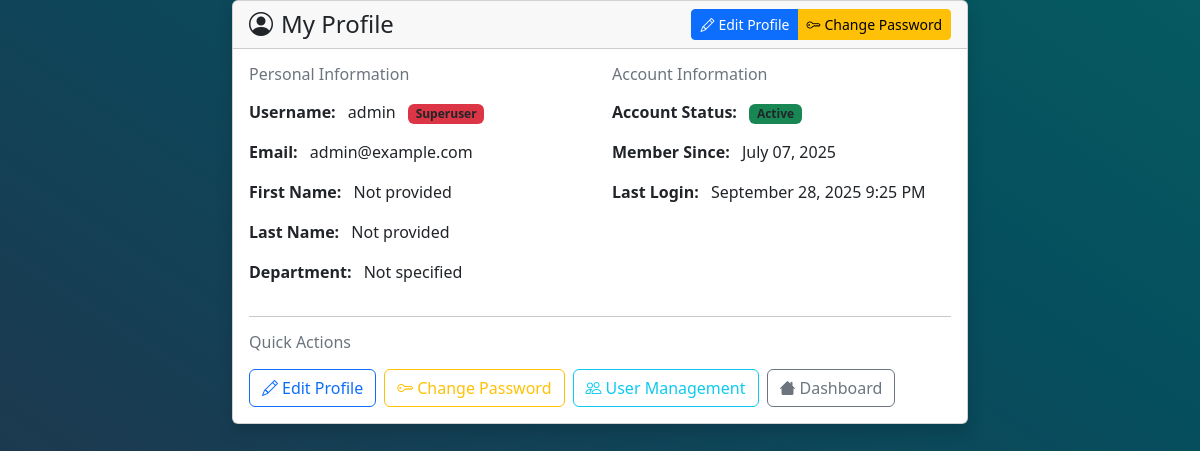
Page /user-accounts/profile/ (signed in) on the earlier database version.
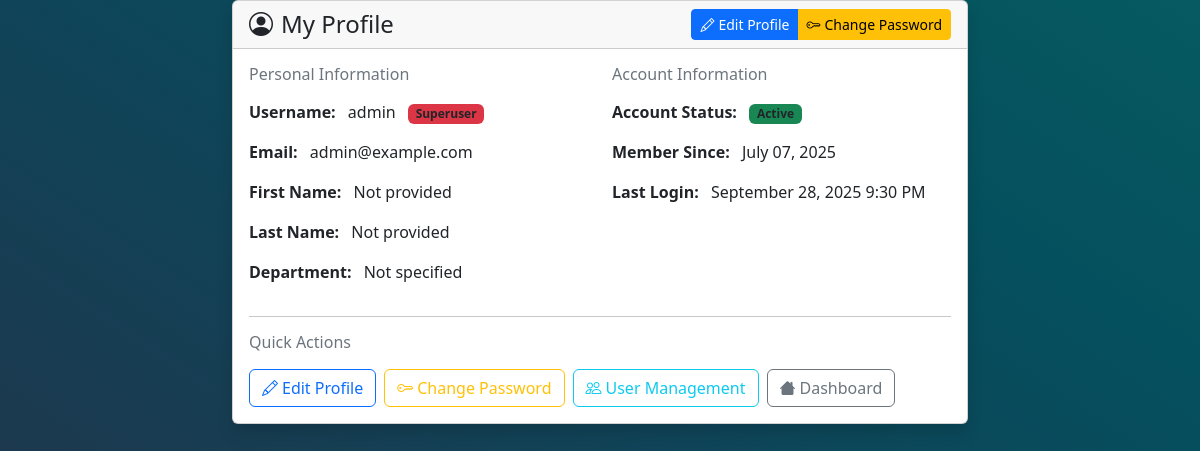
Same page on the later database version.
### accounts/models.py (models this page shows, shortened)
class User(AbstractUser):
    department = models.CharField(max_length=100, null=True, blank=True)
    groups = models.ManyToManyField(
        'auth.Group',
        related_name='custom_user_groups',
        blank=True,
        help_text='The groups this user belongs to.'
    )
    user_permissions = models.ManyToManyField(
        'auth.Permission',
        related_name='custom_user_permissions',
        blank=True,
        help_text='Specific permissions for this user.'
    )

### accounts/views.py (the view)
# urls.py: path('profile/', views.profile_view, name='profile'),
@login_required
def profile_view(request):
    return render(request, 'accounts/profile.html', {'user': request.user})

### templates/accounts/profile.html (shortened to what the changed rows need)
{% extends "base.html" %}
{% block content %}
<div class="container">
    <div class="row justify-content-center">
        <div class="col-md-8">
            <div class="card shadow">
                <div class="card-body">
                    <div class="row">
                        <div class="col-md-6">
                            <div class="mb-3">
                                <strong>Username:</strong>
                                <span class="ms-2">{{ user.username }}</span>
                                {% if user.is_superuser %}
                                    <span class="badge bg-danger ms-2">Superuser</span>
                                {% elif user.is_staff %}
                                    <span class="badge bg-warning">Staff</span>
                                {% endif %}
                            </div>
                            <div class="mb-3">
                                <strong>Email:</strong>
                                <span class="ms-2">{{ user.email|default:"Not provided" }}</span>
                            </div>
                            <div class="mb-3">
                                <strong>First Name:</strong>
                                <span class="ms-2">{{ user.first_name|default:"Not provided" }}</span>
                            </div>
                            <div class="mb-3">
                                <strong>Last Name:</strong>
                                <span class="ms-2">{{ user.last_name|default:"Not provided" }}</span>
                            </div>
                            <div class="mb-3">
                                <strong>Department:</strong>
                                <span class="ms-2">{{ user.department|default:"Not specified" }}</span>
                            </div>
                        </div>
                        <div class="col-md-6">
                            <div class="mb-3">
                                <strong>Member Since:</strong>
                                <span class="ms-2">{{ user.date_joined|date:"F d, Y" }}</span>
                            </div>
                            <div class="mb-3">
                                <strong>Last Login:</strong>
                                <span class="ms-2">{{ user.last_login|date:"F d, Y g:i A"|default:"Never" }}</span>
                            </div>
                        </div>
                    </div>
                </div>
            </div>
        </div>
    </div>
</div>
{% endblock %}

Differences in the rows shown:
changed User "admin": last_login "September 28, 2025 9:25 PM" → "September 28, 2025 9:30 PM"
